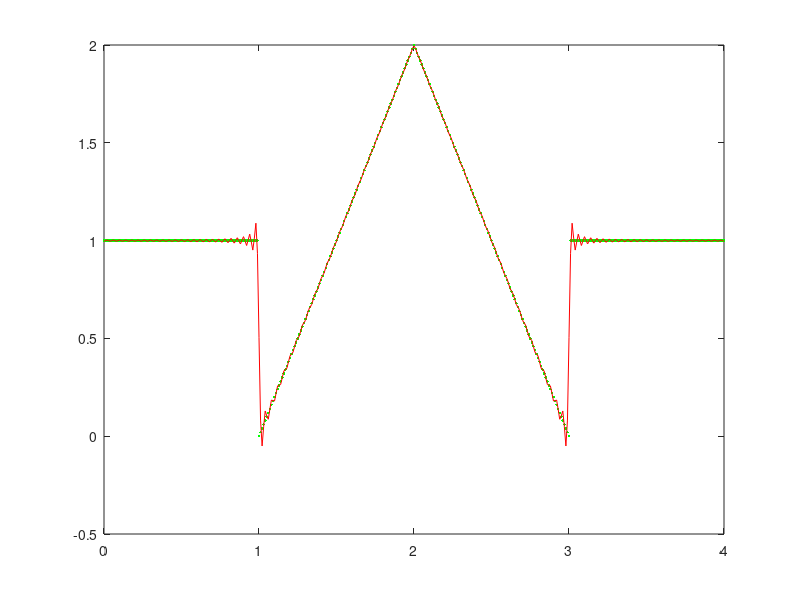

The MATLAB source for this figure:
close all;clear;clc;
Fs=100;
t=0 : 1/Fs :6;


x= 1 * (t>2 & t <=4) + 2*(t>4 & t<=6);
XT=ones(size(t));
for n=1:100
    bn = 2* (cos(2*n*pi/3)-1)/(n*pi);
    XT=XT+bn*sin(n*pi*t/3);
end

plot(t,x,'.g',t,XT,'r')
%%
close all;clear;clc;

Fs=100;
t=0:1/Fs:4;
x=1*(abs(t-2)>1)+2*(1-abs(t-2)/1) .* (abs(t-2)<=1);
XT=ones(size(t));
for n = 1:100
    an=2*sin(n*pi/2)/(n*pi)+...
       8*(cos(n*pi)-cos(n*pi/2))/(n*n*pi*pi);
    XT= XT + an*cos(n*pi*t/2);
end
plot(t,x,'.g',t,XT,'r');